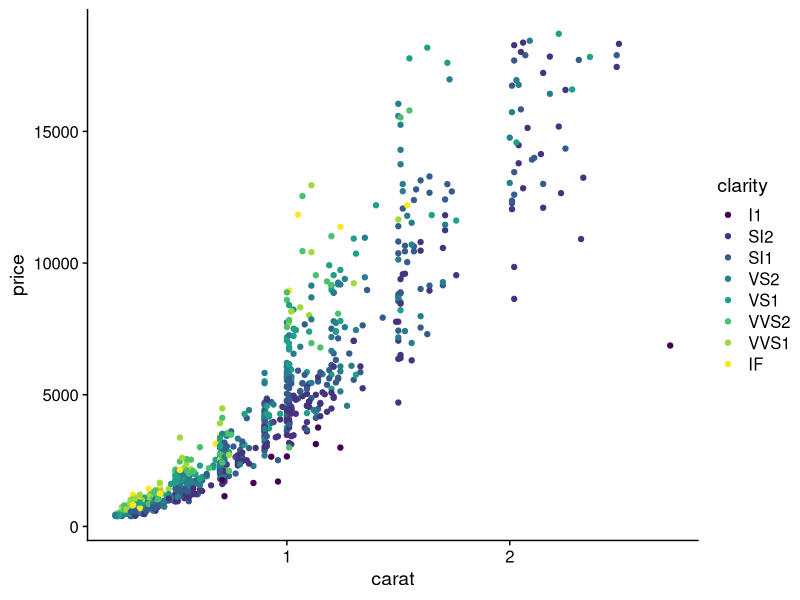

Write R code to recreate this figure.
## ---- chunk 1
knitr::opts_chunk$set(comment = "#",collapse = TRUE,results = "hold",
                      fig.align = "center",dpi = 120)
## ---- chunk 2
library(ggplot2)
library(cowplot)
## ---- chunk 3
data(diamonds)
## ---- chunk 4
set.seed(3)
n <- nrow(diamonds)
diamonds <- diamonds[sample(n,1000),]
ggplot(diamonds,aes(x = carat,y = price,color = clarity)) +
  geom_point() +
  theme_cowplot()
